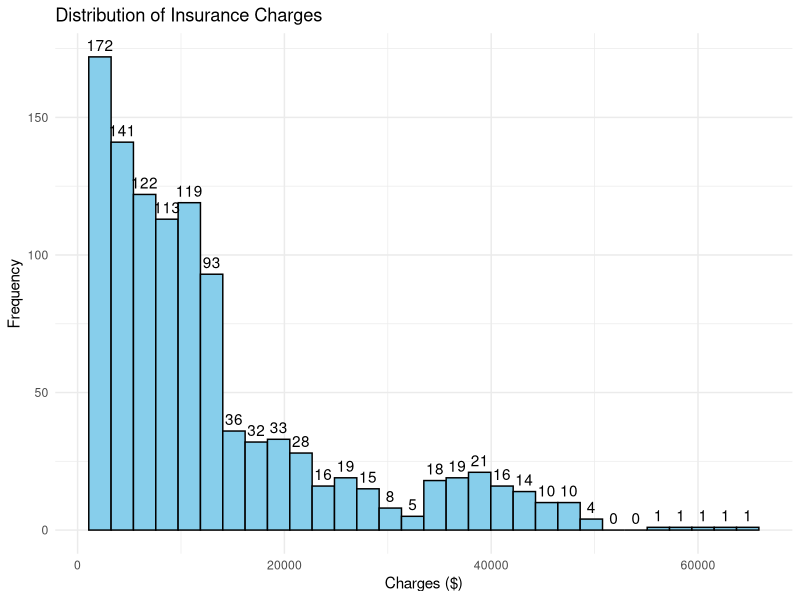
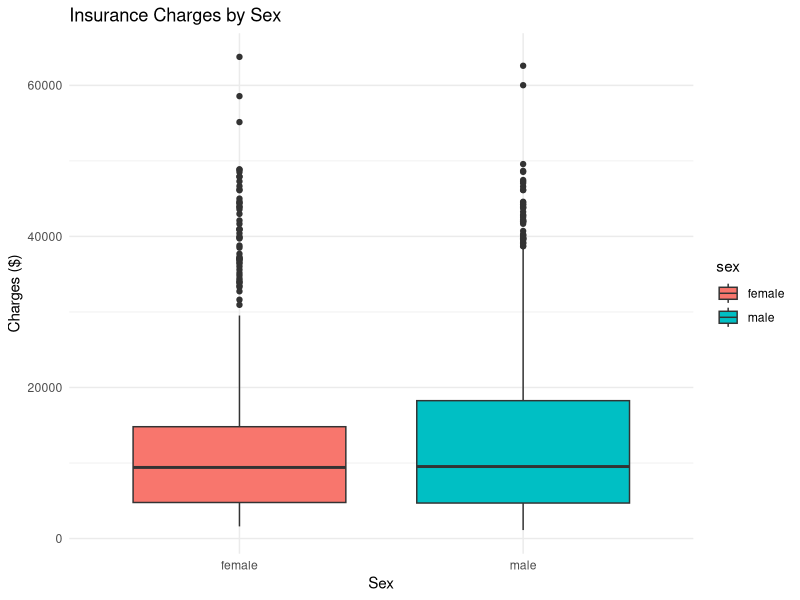
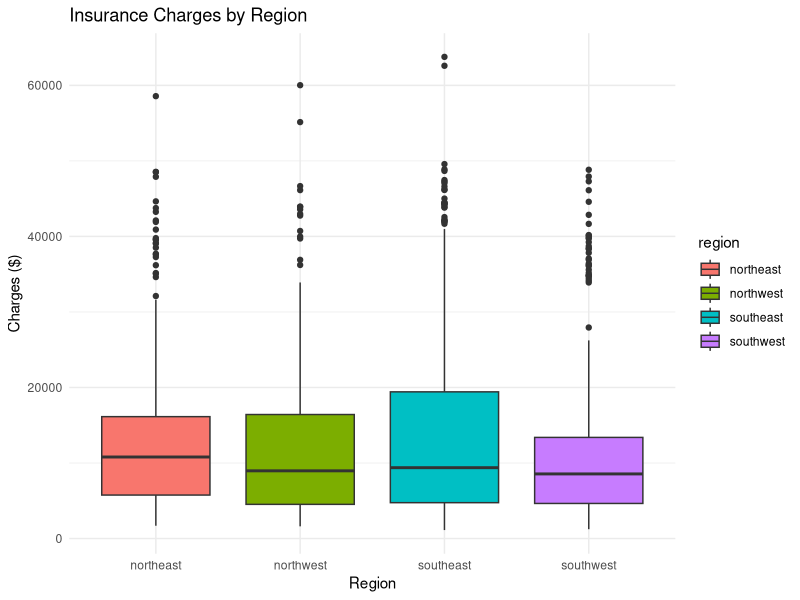
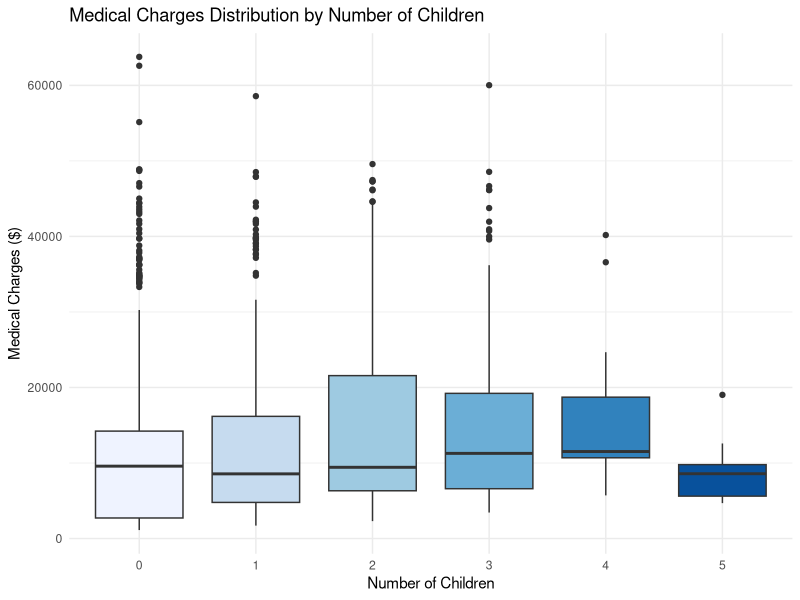
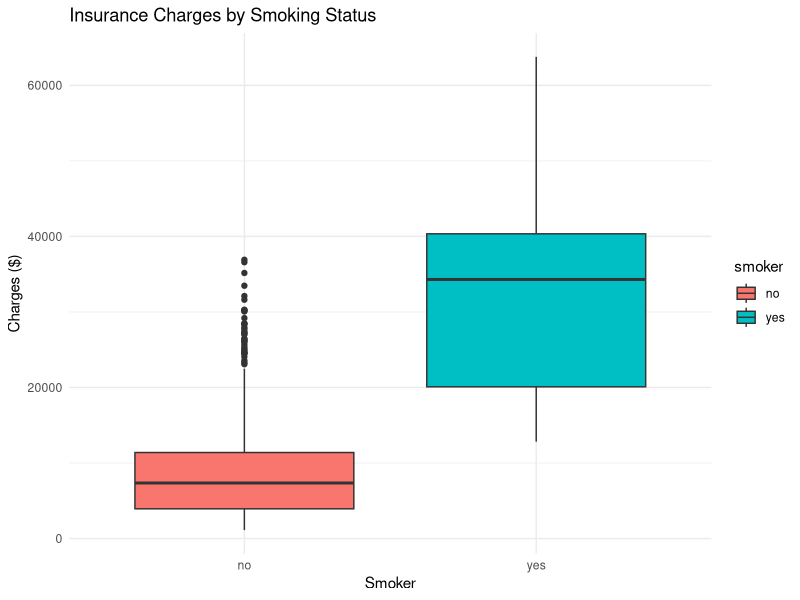
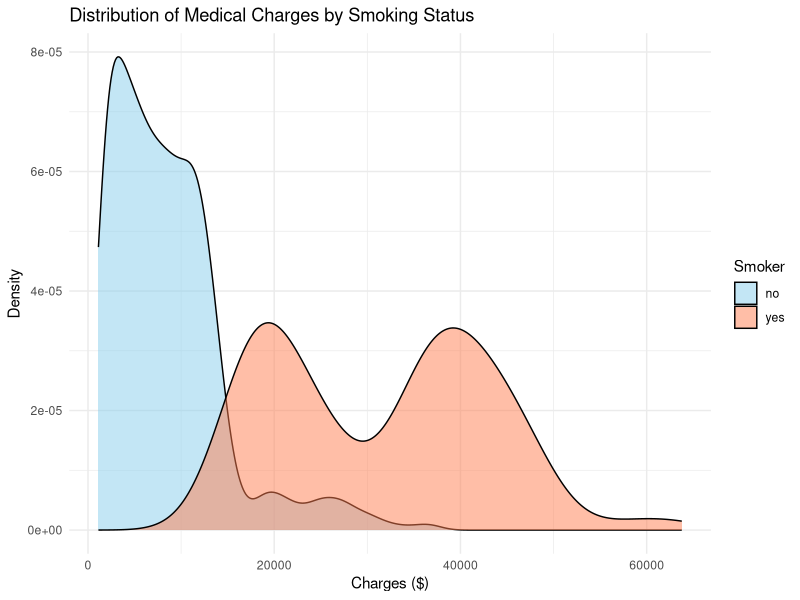
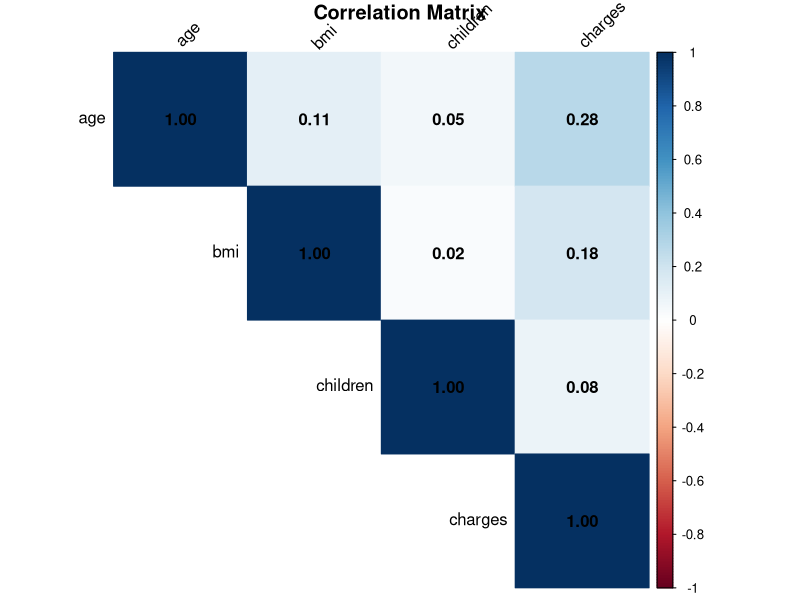
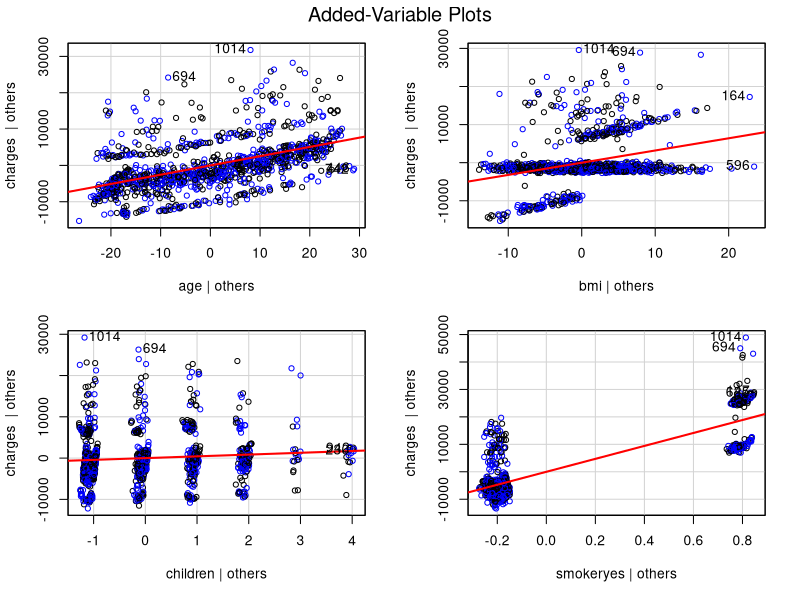

Write the R code that produced these figures, in order.
## ---- chunk 1
# Load required libraries
library(ggplot2)
library(Metrics)
library(car)
library(corrplot)
library(dplyr)
library(tidyr)
## ---- chunk 2
# Load training and testing datasets
train_data <- read.csv("train.csv")
test_data <- read.csv("test.csv")

# Display basic information about the datasets
cat("Training Dataset Dimensions:", dim(train_data)[1], "rows,", dim(train_data)[2], "columns\n")
cat("Testing Dataset Dimensions:", dim(test_data)[1], "rows,", dim(test_data)[2], "columns\n")
## ---- chunk 3
glimpse(train_data)
## ---- chunk 4

train_data[duplicated(train_data), ]
## ---- chunk 5

#We are dropping the duplicate row.
train_data <- train_data %>% distinct()
## ---- chunk 6

# Checking for missing values
missing_values <- colSums(is.na(train_data))
print(missing_values)

# Converting categorical variables to factors
train_data$sex <- as.factor(train_data$sex)
train_data$smoker <- as.factor(train_data$smoker)
train_data$region <- as.factor(train_data$region)

# Displaying structure of the prepared data
str(train_data)

## ---- chunk 7

# Summary statistics
# Basic statistics of charges
charges_stats <- summary(train_data$charges)
print("Summary Statistics:")
print(summary(train_data))

print("Charges Statistics:")
print(charges_stats)

## ---- chunk 8

# Plot distribution of charges
ggplot(train_data, aes(x = charges)) +
  geom_histogram(fill = "skyblue", bins = 30, color = "black") +
  stat_bin(geom = "text", bins = 30, aes(label = ..count..), 
           vjust = -0.5, color = "black") +
  theme_minimal() +
  labs(title = "Distribution of Insurance Charges",
       x = "Charges ($)",
       y = "Frequency")

## ---- chunk 9

# Sex vs Charges
ggplot(train_data, aes(x = sex, y = charges, fill = sex)) +
  geom_boxplot() +
  theme_minimal() +
  labs(title = "Insurance Charges by Sex",
       x = "Sex",
       y = "Charges ($)")

## ---- chunk 10

# Region vs Charges
ggplot(train_data, aes(x = region, y = charges, fill = region)) +
  geom_boxplot() +
  theme_minimal() +
  labs(title = "Insurance Charges by Region",
       x = "Region",
       y = "Charges ($)")

## ---- chunk 11
# Create boxplot of medical charges by number of children
ggplot(train_data, aes(x = factor(children), y = charges, fill = factor(children))) +
  geom_boxplot() +
  theme_minimal() +
  labs(title = "Medical Charges Distribution by Number of Children",
       x = "Number of Children",
       y = "Medical Charges ($)",
       fill = "Number of Children") +
  scale_fill_brewer(palette = "Blues") +
  theme(legend.position = "none")

## ---- chunk 12

# Smoker vs Charges
ggplot(train_data, aes(x = smoker, y = charges, fill = smoker)) +
  geom_boxplot() +
  theme_minimal() +
  labs(title = "Insurance Charges by Smoking Status",
       x = "Smoker",
       y = "Charges ($)")

## ---- chunk 13
# Create distribution plot of charges by smoking status
ggplot(train_data, aes(x = charges, fill = smoker)) +
  geom_density(alpha = 0.5) +
  scale_fill_manual(values = c("no" = "skyblue", "yes" = "coral")) +
  theme_minimal() +
  labs(title = "Distribution of Medical Charges by Smoking Status",
       x = "Charges ($)",
       y = "Density",
       fill = "Smoker") +
  theme(legend.position = "right")

# Calculate summary statistics
smoker_summary <- train_data %>%
  group_by(smoker) %>%
  summarise(
    mean_charges = mean(charges),
    median_charges = median(charges),
    sd_charges = sd(charges),
    count = n()
  )


## ---- chunk 14

# Correlation matrix for numeric variables
numeric_vars <- train_data[c("age", "bmi", "children", "charges")]
correlation_matrix <- cor(numeric_vars)
corrplot(correlation_matrix, method = "color", 
         type = "upper", 
         addCoef.col = "black",
         tl.col = "black",
         tl.srt = 45,
         title = "\nCorrelation Matrix")

## ---- chunk 15
# Initial model with all predictors
full_model <- lm(charges ~ ., data = train_data)

# Perform backward elimination
best_model <- step(full_model, direction = "backward")

# Display summary of the best model
summary(best_model)
## ---- chunk 16
# Generate predictions on training data
train_predictions <- predict(best_model, train_data)
# Generate predictions on test data
test_predictions <- predict(best_model, test_data)

# Display sample of predictions vs actual values
head(data.frame(
  Actual = train_data$charges,
  Predicted = train_predictions,
  Difference = train_data$charges - train_predictions
))
## ---- chunk 17
# Calculate performance metrics for training data
train_mae <- mae(train_data$charges, train_predictions)
train_rmse <- rmse(train_data$charges, train_predictions)

# Calculate performance metrics for test data
test_mae <- mae(test_data$charges, test_predictions)
test_rmse <- rmse(test_data$charges, test_predictions)

# Create performance metrics table
metrics_df <- data.frame(
  Metric = c("Mean Absolute Error (MAE)", "Root Mean Square Error (RMSE)"),
  Training = c(train_mae, train_rmse),
  Testing = c(test_mae, test_rmse)
)
print("Model Performance Metrics:")
print(metrics_df)
## ---- chunk 18
# Calculate R-squared and Adjusted R-squared
rsq <- summary(best_model)$r.squared
adj_rsq <- summary(best_model)$adj.r.squared

# Display key model statistics
model_stats <- data.frame(
  Statistic = c("R-squared", "Adjusted R-squared"),
  Value = c(rsq, adj_rsq)
)
print("Model Statistics:")
print(model_stats)

# Display coefficients and their significance
coef_summary <- summary(best_model)$coefficients
print("
Model Coefficients:")
print(coef_summary)
## ---- chunk 19
# Partial regression plots
avPlots(best_model, col = c("black", "blue"), col.lines = "red")
## ---- chunk 20
# QQ plot
qqnorm(residuals(best_model),col = c("black", "blue"), col.lines = "red")
qqline(residuals(best_model))

# Histogram of residuals
ggplot(data.frame(residuals = residuals(best_model)), aes(x = residuals)) +
  geom_histogram(fill = "skyblue", bins = 30, color = "black") +
  theme_minimal() +
  labs(title = "Distribution of Residuals",
       x = "Residuals",
       y = "Frequency")
## ---- chunk 21
# Residuals vs Fitted plot
plot(best_model, which = 1, col = c("black", "blue"), col.lines = "red")
## ---- chunk 22
# Calculate VIF values
vif_values <- vif(best_model)
vif_df <- data.frame(
  Variable = names(vif_values),
  VIF = vif_values
)
print("Variance Inflation Factors:")
print(vif_df)
